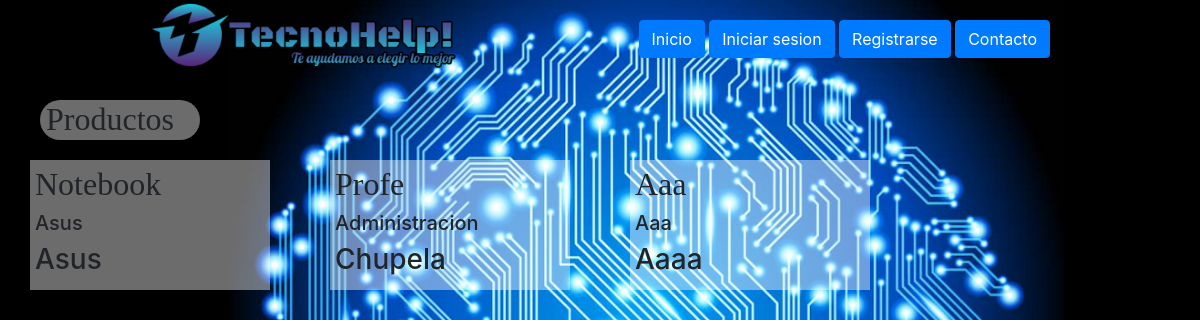
The page /catalogo/ on the database as committed earlier.
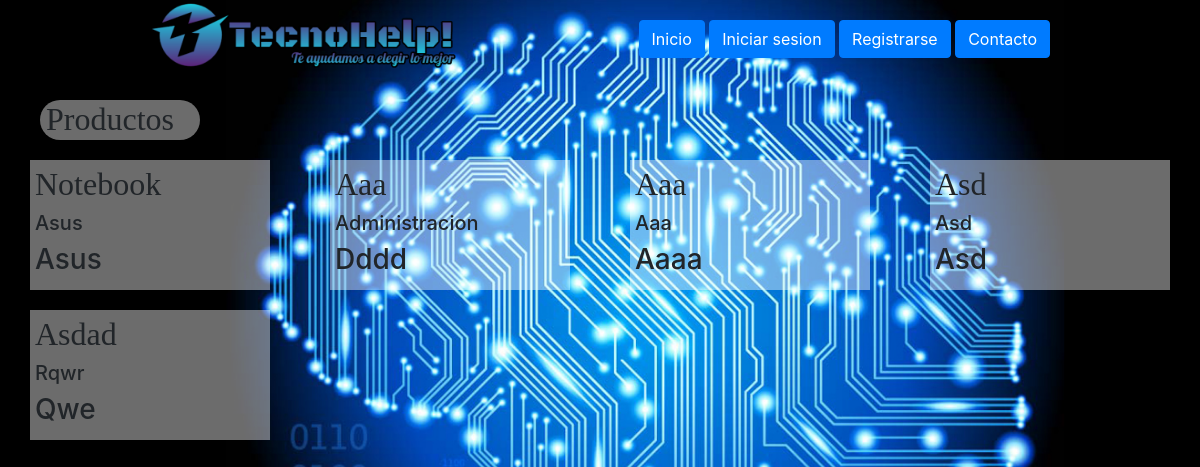
The same page on the database as committed later.
### catalogo/models.py (models this page shows, shortened)
class Producto(models.Model):
    nombre = models.CharField(max_length=60)
    categoria = models.CharField(max_length=30)
    marca = models.CharField(max_length=30)
    imagen = models.ImageField(upload_to="celulares", null=True)

### catalogo/views.py (the view)
# urls.py: path('',views.home,name='home'),
def home(request):
    productos = Producto.objects.all()
    context = {'productos':productos}
    return render(request,'app/homea.html', context)

### catalogo/templates/app/homea.html (shortened to what this page needs)
{% load static %}
{% block css %}
<link rel="stylesheet" href="{% static 'app/css/style_home.css' %}">
<link rel="stylesheet" href="https://cdn.jsdelivr.net/npm/bootstrap@4.5.3/dist/css/bootstrap.min.css">
{% endblock %}
<head>
</head>
<body>
    <div id="upper">
            <img class="imgfilter" src="{% static 'app/fondo/logo.png' %}" height="70px">
		<div class="botones">
            {% if request.user.is_superuser %}
                <a href="http://127.0.0.1:8000/catalogo/">
                    <button type="button" class="btn btn-primary">Inicio</button>
                </a>
                <a href="agregar-producto">
                    <button type="button" class="btn btn-primary">Agregar Producto</button>
                </a>
                <a href="listar-productos">
                    <button type="button" class="btn btn-primary">Listar Productos</button>
                </a>
                <a href="listar-usuarios">
                    <button type="button" class="btn btn-primary">Lista de usuarios</button>
                </a>
                <a href="http://127.0.0.1:8000/accounts/logout">
                    <button type="button" class="btn btn-primary">Cerrar Sesion</button>
                </a>
            {% else %}
                <a href="http://127.0.0.1:8000/catalogo/">
                    <button type="button" class="btn btn-primary">Inicio</button>
                </a>
                <a href="/accounts/login">
                    <button type="button" class="btn btn-primary">Iniciar sesion</button>
                </a>
                <a href="registro">
                    <button type="button" class="btn btn-primary">Registrarse</button>
                </a>
                <a href="contacto">
                    <button type="button" class="btn btn-primary">Contacto</button>
                </a>
            {% endif %}
		</div>
	  </div>
{% block contenido %}
    <div class="container-title">
        <h2> Productos</h2>
    </div>
    <div class="productos">
        {% for prod in productos %}
        <div class="producto">
            <div class="contenedor_producto">
                <div class="detalle">
                    <h2>{{ prod.categoria | capfirst }}</h2>
                    <h5>{{ prod.nombre | title }}</h5>
                    <h3>{{ prod.marca | capfirst }}</h3>
                </div>
            </div>
        </div>
        {% endfor %}
    </div>
{% endblock %}

Rows that differ between the two databases and show on the page:
changed Producto "Administracion": categoria "Profe" → "Aaa"; marca "Chupela" → "Dddd"
added Producto: categoria "Asd", nombre "Asd", marca "Asd"
added Producto: categoria "Asdad", nombre "Rqwr", marca "Qwe"
